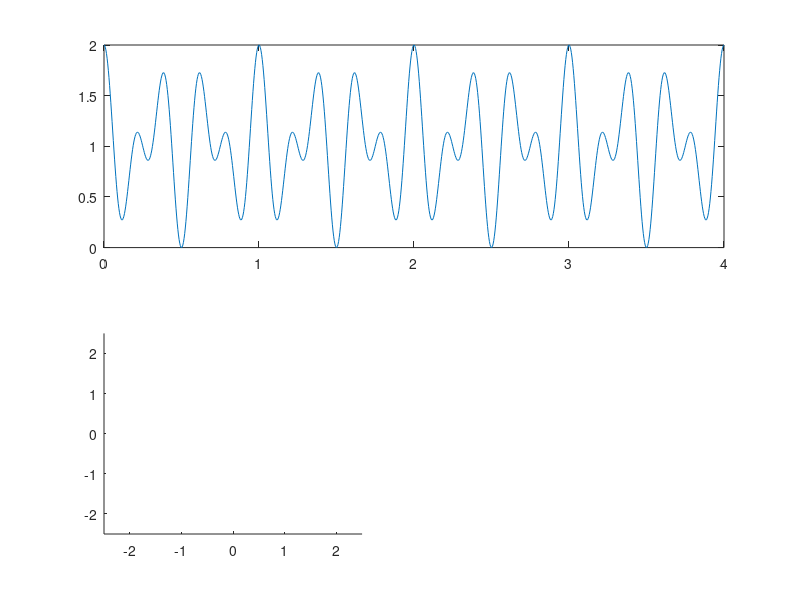

This chart was generated by the following MATLAB code: (Note: this script raises an error after producing the figure.)
clc;clear;close all;
N=1000;
t=linspace(0,4,N);
omg1=2*pi*3;
omg2=2*pi*5;
subplot(2,2,[1,2]);
f_cos1=1+cos(omg1*t);
f_cos2=1+cos(omg2*t);
f_com=(f_cos1+f_cos2)/2;
plot(t,f_com);


hold on;
subplot(2,2,3);
xlim([-2.5,2.5]);
ylim([-2.5,2.5]);
h=animatedline;
subplot(2,2,4);
xlim([0,6]);
ylim([-0.5,1.2]);
h2=animatedline;
m=1;
for f=0:0.01:6
    subplot(2,2,3);
    clearpoints(h);
    ss=sprintf("freq:%f Hz",f);
    title(ss);
    fx=f_com.*exp(-1j*2*pi*f*t);
    addpoints(h,real(fx),imag(fx));
    drawnow update;
    pause(0.01);
    
    subplot(2,2,4);
    x_pos=real(sum(fx))/length(fx);
    addpoints(h2,f,x_pos);
    
    F(m) = getframe(gcf);
    m=m+1;
end
video = VideoWriter('circle2.avi','Uncompressed AVI');
video.FrameRate = 60;
open(video);
writeVideo(video,F);
close(video)